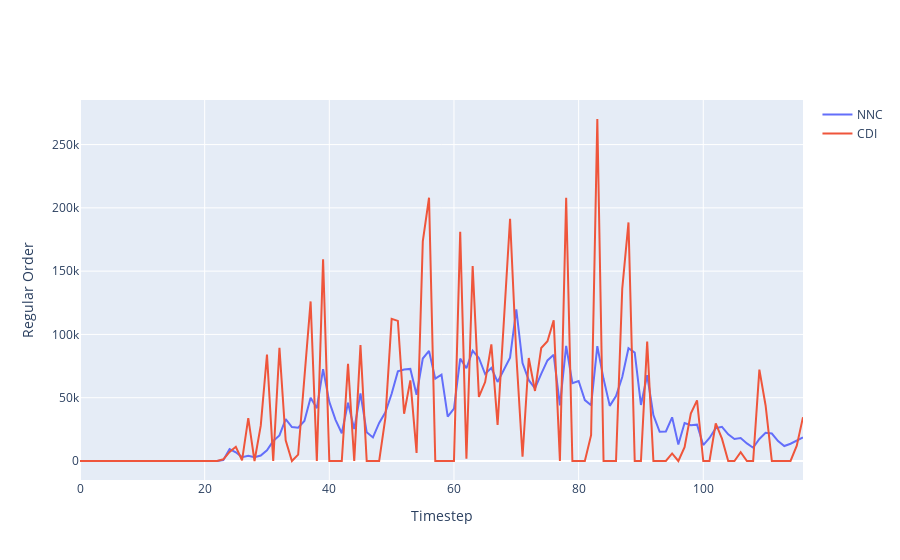

Notebook cell for this chart:
### Code cell
a = go.Scatter(y=[x.item() for x in nn_qr[1:]], name='NNC')
b = go.Scatter(y=cdi_qr, name='CDI')
fig = go.Figure([a,b])
fig.layout.xaxis.title = 'Timestep'
fig.layout.yaxis.title = 'Regular Order'
#fig.update_yaxes(range = [0,100])
fig
